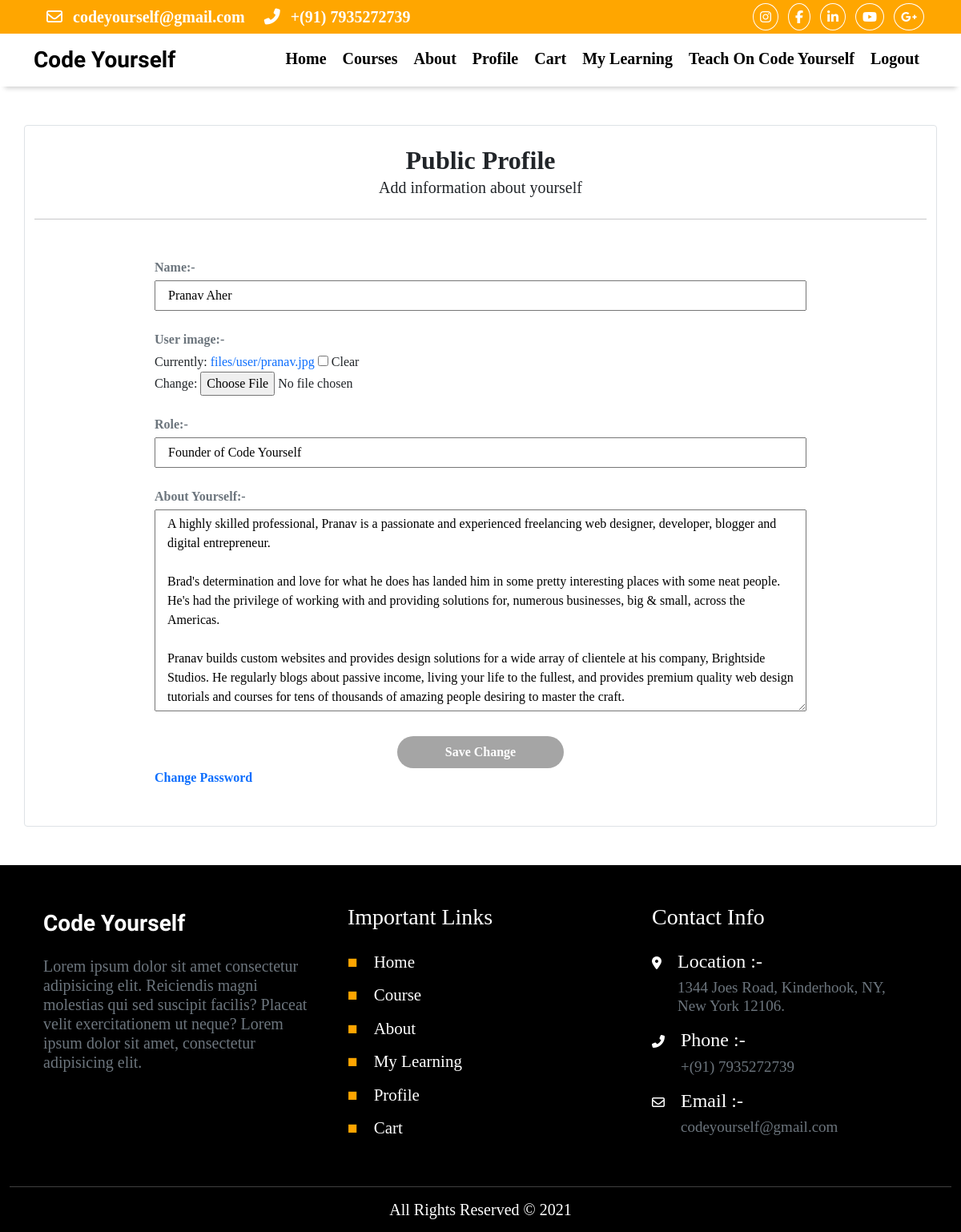
Page /user/profile/ (signed in) on the committed database.
### user/models.py (models this page shows, shortened)
class CustomUser(AbstractUser):
    name = models.CharField(max_length=50)
    instructor = models.BooleanField(default=False)
    email = models.EmailField(max_length=200, unique=True)
    is_admin = models.BooleanField(default=False)
    is_staff = models.BooleanField(default=False)
    is_active = models.BooleanField(default=True)
    is_superuser = models.BooleanField(default=False)
    description = models.TextField(max_length=2000)
    position = models.CharField(max_length=50, null=True)
    user_image = models.ImageField(upload_to="files/user", null=True, blank=True)
    objects = CustomUserManager()
    username = None
    first_name = None
    last_name = None
    groups = None
    user_permissions = None
    last_login = None
    USERNAME_FIELD = 'email'
    REQUIRED_FIELDS = ['name','instructor']

### user/views.py (the view)
# urls.py: path('profile/', views.userprofile, name="profile"),
def userprofile(request):
    if request.user.is_authenticated:
        if request.method == 'POST':
            form = ProfileForm(request.POST, request.FILES, instance=request.user)
            if form.is_valid:
                form.save()
                return redirect('home')
        else:
            form = ProfileForm(instance=request.user)
            return render(request,'user/profile.html',{'form':form})
    else:
        return redirect('login')

### user/forms.py
class ProfileForm(UserChangeForm):
    password = None
    class Meta:
        model = CustomUser
        fields = ('name','user_image','position','description')
        labels = {
            'position':'Role',
            'description':'About Yourself'
        }

### user/templates/user/profile.html (shortened to what this page needs)
{% extends 'course/base.html' %}
{% load static %}
{% block CustomStyles %}
    <link rel="stylesheet" href="{% static 'css/profile.css' %}">
{% endblock CustomStyles %}
{% block Content %}
    <div class="container my-5 border rounded">
        <div class="my-4">
            <h2 class="text-center fw-bold mb-0">Public Profile</h2>
            <p class="text-center fs-5">Add information about yourself</p>
        </div>
        <hr class="mb-0">
        <form action="" method="post" class="my-5 profile_form" enctype="multipart/form-data">
            {% for fm in form %}
                <label class="d-block text-secondary fw-bold mt-4 mb-1">{{fm.label_tag|striptags}}- </label>
                {{fm}}
            {% endfor %}
            <button type="submit" class="mt-4 d-block mx-auto">Save Change</button>
            <a href="{% url 'changepassword' %}" class="my-2 fw-bold">Change Password</a>
        </form>
    </div>
{% endblock Content %}

### course/static/css/base.css (style rules this page uses)
* { margin: 0; padding: 0; box-sizing: border-box; font-family: 'Times New Roman', Times, serif; }
a { text-decoration: none!important; cursor: pointer!important; }

### course/static/css/profile.css (style rules this page uses)
.profile_form { margin: 0 150px; }
.profile_form>input, .profile_form>textarea { width: 100%; padding: 5px 15px; }
#id_instructor, #user_image-clear_id, #id_user_image { width: inherit; margin: 0px; padding: 0; }
.profile_form>button { border: none; background-color: rgb(165, 165, 165); padding: 8px 60px; text-align: center; margin-top: 20px; border-radius: 50px; color: white; font-weight: 700; outline: none!important; }

### rows in the picture
CustomUser: form "Pranav Aher" "Founder of Code Yourself" "A highly skilled professional, Pranav is a passionate and experienced freelancing web designer, developer, blogger and digital entrepreneur. Brad's determination and love for what he does has landed him in some pretty interesting places with some neat people. He's had the privilege of working with and providing solutions for, numerous businesses, big & small, across the Americas. Pranav builds custom websites and provides design solutions for a wide array of clientele at his company, Brightside Studios. He regularly blogs about passive income, living your life to the fullest, and provides premium quality web design tutorials and courses for tens of thousands of amazing people desiring to…"

### other values in the picture
{{ fm.label_tag|striptags }} "Name:" "User image:" "Role:" "About Yourself:"
